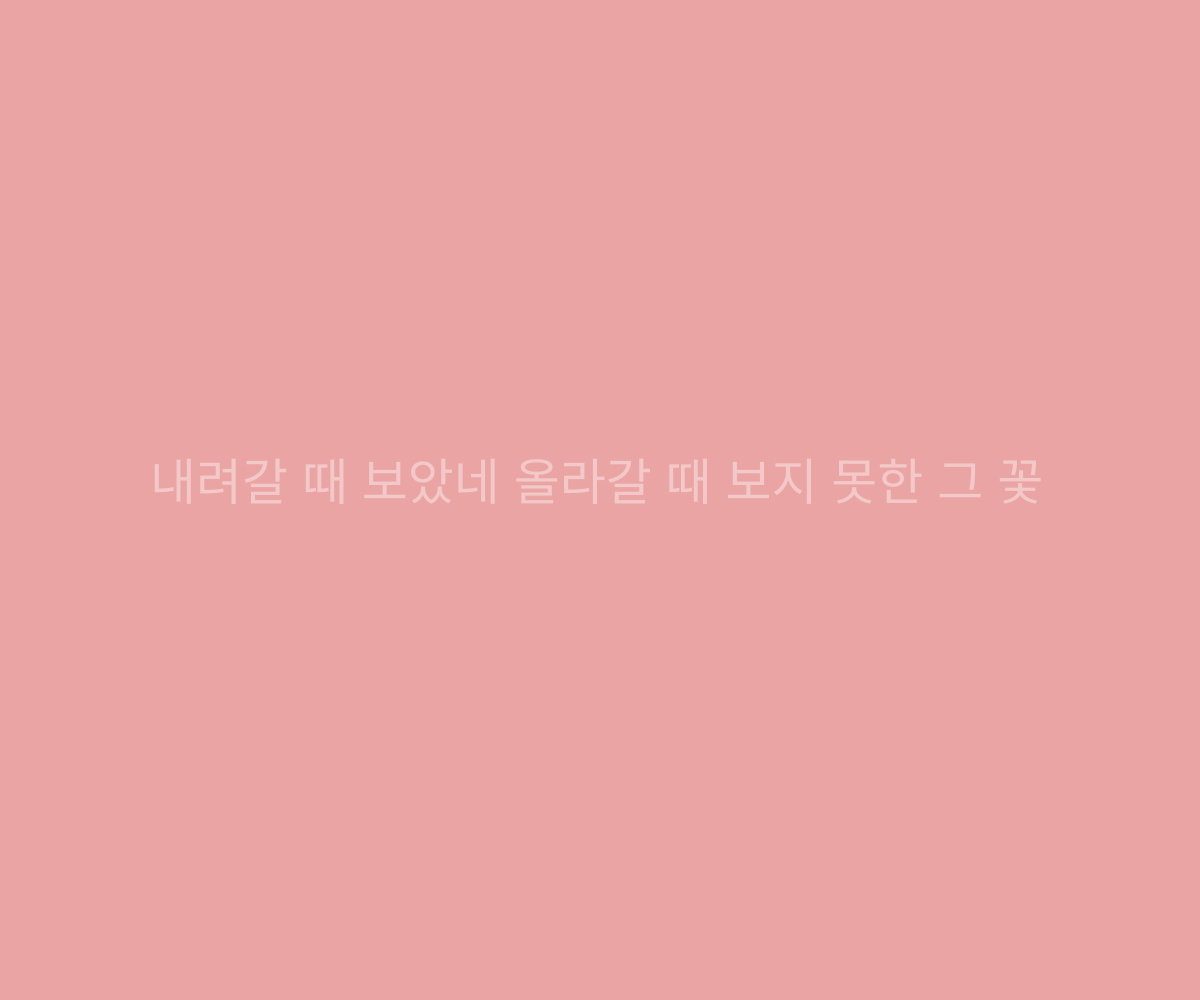
Frame 1 (no input)
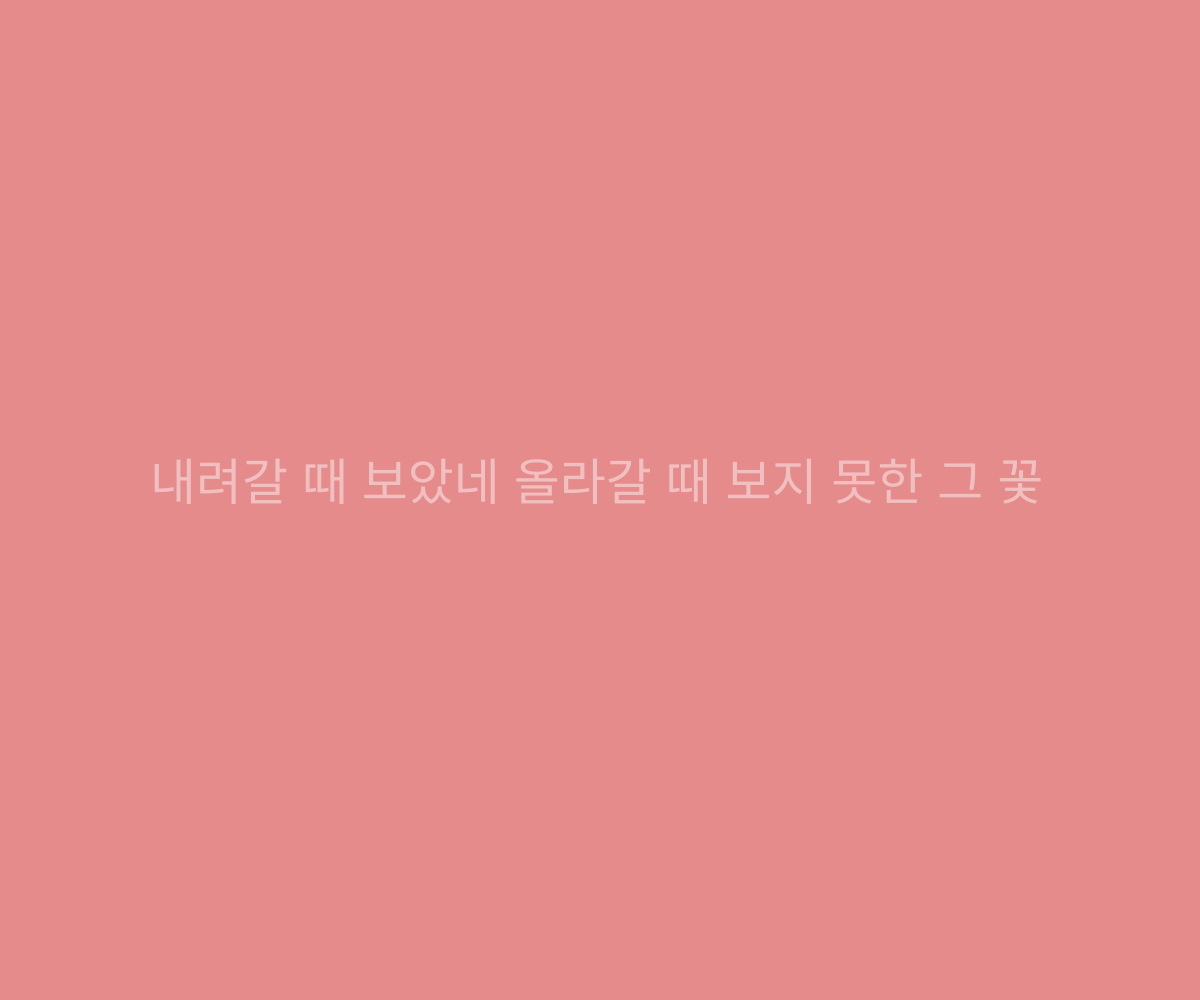
Frame 60 (no input)
Frame 120 (the mouse pressed at the canvas centre since frame 60): identical to frame 60, image omitted

The p5.js sketch that drew these frames (run headless with seeded random() and noise() and a simulated clock; from frame 60 on, the mouse is pressed at the canvas centre):

// p5.js sketch
// ── sketch.js
var poem = "내려갈 때 보았네 올라갈 때 보지 못한 그 꽃"
//고은 「그 꽃」

function setup() {
  createCanvas(windowWidth, windowHeight);
}

function draw() {
  background(230,140,140,200);
    textSize(50);
    fill(255,255,255,100);
    text(poem, 150, windowHeight / 2);
}
